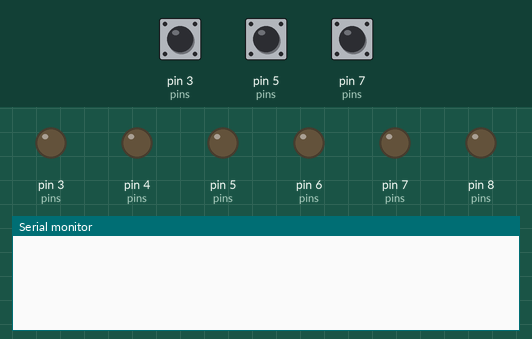
This sketch was run on a simulated Arduino Uno, built with avr-gcc and run on an emulated ATmega328P. On the bench: output pins drawn as LEDs (lit = HIGH), the last lines printed to the serial monitor. The inputs (shaded band) are chosen by the test bench; at power-on: pin 3 (pins) HIGH, pin 5 (pins) HIGH, pin 7 (pins) HIGH.

Above: at 0.8 s.
0.9 s: pin 3 (pins) pulled LOW for 0.15 s
At 1.5 s:
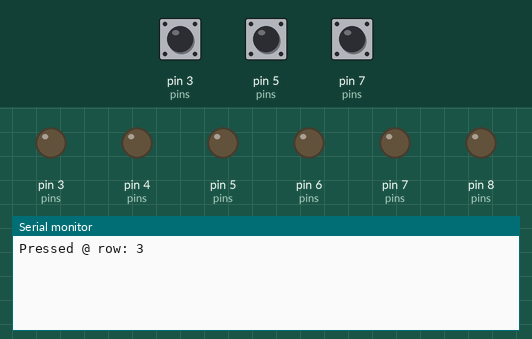
2.5 s: pin 5 (pins) pulled LOW for 0.15 s
At 3.9 s:
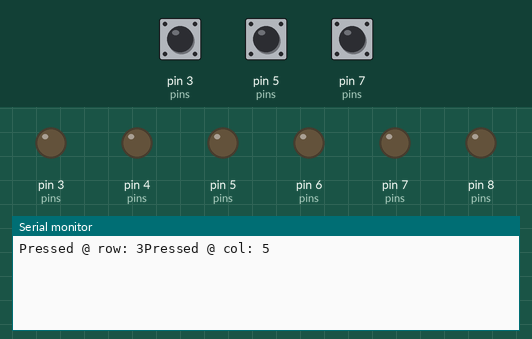

The sketch:

keypad.ino
```cpp
//TODO: the output currently prints arduino pins, not correct row col
// Also, only works on some rows? very strange

//REFERENCE:
//p1: row 3 def
//p2: row 2 def
//p3: col 1 prob
//p4: row 1 prob
//p5: col 3 prob
//p6: row 4 prob
//p7: col 2 prob

int p1 = 2;
int p2 = 3;
int p3 = 4;
int p4 = 5;
int p5 = 6;
int p6 = 7;
int p7 = 8;

int pins[] = {2,3,4,5,6,7,8};

//int r1,r2,r3,r4,c1,c2,c3;

int r1 = pins[4];
int r2 = pins[2];
int r3 = pins[1];
int r4 = pins[6];
int c1 = pins[3];
int c2 = pins[7];
int c3 = pins[5];

int rows[] = {r1,r2,r3, r4};
int cols[] = {c1,c2,c3};


void setup() {

  int pressedRow;
  int pressedCol;
  Serial.begin(9600);
  for( int r : rows){ //for every row
    pinMode(r, INPUT_PULLUP);
  }
  for( int c : cols){ //for every column
    pinMode(c, OUTPUT);
    digitalWrite(c, LOW);
  }

  bool rowFound = false;
  bool colFound = false;

  while (!rowFound){
    for( int r : rows){
      if(!digitalRead(r)){ //if it's pulled low
        rowFound = true;
        pressedRow = r;
        Serial.print("Pressed @ row: ");
        Serial.print(r);
      }
    }
  }

  //now columns become inputs and rows become outputs
  for( int c : cols){ //for every column
    pinMode(c, INPUT_PULLUP);
  }
  for( int r : rows){ //for every row
    pinMode(r, OUTPUT);
    digitalWrite(r, LOW);
  }

  while (!colFound){
    for( int c : cols){
      if(!digitalRead(c)){ //if it's pulled low
        colFound = true;
        pressedCol = c;
        Serial.print("Pressed @ col: ");
        Serial.println(c);

      }
    }
  }

}

void loop() {


}
```

Measured:
- after the input at 0.9 s, the serial monitor: prints a new line at once (image 1)
- after the input at 2.5 s, the serial monitor: prints a new line at once (image 2)
